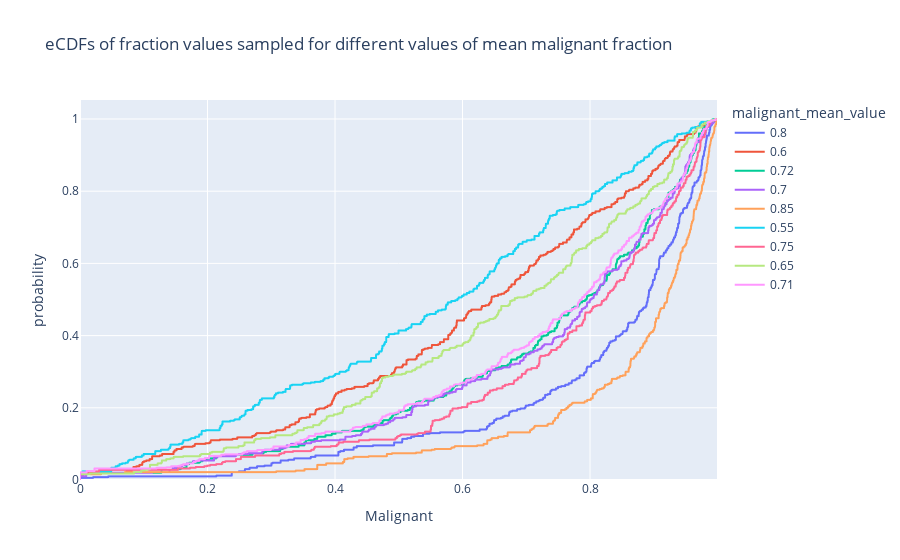

Notebook code for this chart:
### Markdown cell above
### dist plot of fractions per experiment

### Code cell
df = df_fractions.reset_index()
# df["color"] = df.apply(lambda row: "{} - {}".format(row["malignant_means"], row["group_id"]), axis=1)
fig = px.ecdf(
    df,
    x="Malignant",
    color="malignant_mean_value",
    title="eCDFs of fraction values sampled for different values of mean malignant fraction",
)
# fig.show(renderer="png", width=1000)
fig.show()

### Figure 1 — Plotly figure (JSON) as saved in the notebook; plotly's stock layout.template omitted (floating-point values rounded to 4 significant figures; data arrays with more than 128 entries replaced by an {"elided": "..."} marker saying what was removed)
{"data": [{"hovertemplate": "malignant_mean_value=0.8<br>Malignant=%{x}<br>probability=%{y}<extra></extra>", "legendgroup": "0.8", "line": {"dash": "solid", "shape": "hv"}, "marker": {"color": "#636efa", "symbol": "circle"}, "mode": "lines", "name": "0.8", "showlegend": true, "type": "scattergl", "x": {"elided": "500 float values"}, "xaxis": "x", "y": {"elided": "500 float values"}, "yaxis": "y"}, {"hovertemplate": "malignant_mean_value=0.6<br>Malignant=%{x}<br>probability=%{y}<extra></extra>", "legendgroup": "0.6", "line": {"dash": "solid", "shape": "hv"}, "marker": {"color": "#EF553B", "symbol": "circle"}, "mode": "lines", "name": "0.6", "showlegend": true, "type": "scattergl", "x": {"elided": "500 float values"}, "xaxis": "x", "y": {"elided": "500 float values"}, "yaxis": "y"}, {"hovertemplate": "malignant_mean_value=0.72<br>Malignant=%{x}<br>probability=%{y}<extra></extra>", "legendgroup": "0.72", "line": {"dash": "solid", "shape": "hv"}, "marker": {"color": "#00cc96", "symbol": "circle"}, "mode": "lines", "name": "0.72", "showlegend": true, "type": "scattergl", "x": {"elided": "500 float values"}, "xaxis": "x", "y": {"elided": "500 float values"}, "yaxis": "y"}, {"hovertemplate": "malignant_mean_value=0.7<br>Malignant=%{x}<br>probability=%{y}<extra></extra>", "legendgroup": "0.7", "line": {"dash": "solid", "shape": "hv"}, "marker": {"color": "#ab63fa", "symbol": "circle"}, "mode": "lines", "name": "0.7", "showlegend": true, "type": "scattergl", "x": {"elided": "500 float values"}, "xaxis": "x", "y": {"elided": "500 float values"}, "yaxis": "y"}, {"hovertemplate": "malignant_mean_value=0.85<br>Malignant=%{x}<br>probability=%{y}<extra></extra>", "legendgroup": "0.85", "line": {"dash": "solid", "shape": "hv"}, "marker": {"color": "#FFA15A", "symbol": "circle"}, "mode": "lines", "name": "0.85", "showlegend": true, "type": "scattergl", "x": {"elided": "500 float values"}, "xaxis": "x", "y": {"elided": "500 float values"}, "yaxis": "y"}, {"hovertemplate": "malignant_mean_value=0.55<br>Malignant=%{x}<br>probability=%{y}<extra></extra>", "legendgroup": "0.55", "line": {"dash": "solid", "shape": "hv"}, "marker": {"color": "#19d3f3", "symbol": "circle"}, "mode": "lines", "name": "0.55", "showlegend": true, "type": "scattergl", "x": {"elided": "500 float values"}, "xaxis": "x", "y": {"elided": "500 float values"}, "yaxis": "y"}, {"hovertemplate": "malignant_mean_value=0.75<br>Malignant=%{x}<br>probability=%{y}<extra></extra>", "legendgroup": "0.75", "line": {"dash": "solid", "shape": "hv"}, "marker": {"color": "#FF6692", "symbol": "circle"}, "mode": "lines", "name": "0.75", "showlegend": true, "type": "scattergl", "x": {"elided": "500 float values"}, "xaxis": "x", "y": {"elided": "500 float values"}, "yaxis": "y"}, {"hovertemplate": "malignant_mean_value=0.65<br>Malignant=%{x}<br>probability=%{y}<extra></extra>", "legendgroup": "0.65", "line": {"dash": "solid", "shape": "hv"}, "marker": {"color": "#B6E880", "symbol": "circle"}, "mode": "lines", "name": "0.65", "showlegend": true, "type": "scattergl", "x": {"elided": "500 float values"}, "xaxis": "x", "y": {"elided": "500 float values"}, "yaxis": "y"}, {"hovertemplate": "malignant_mean_value=0.71<br>Malignant=%{x}<br>probability=%{y}<extra></extra>", "legendgroup": "0.71", "line": {"dash": "solid", "shape": "hv"}, "marker": {"color": "#FF97FF", "symbol": "circle"}, "mode": "lines", "name": "0.71", "showlegend": true, "type": "scattergl", "x": {"elided": "1000 float values"}, "xaxis": "x", "y": {"elided": "1000 float values"}, "yaxis": "y"}], "layout": {"autosize": true, "legend": {"title": {"text": "malignant_mean_value"}, "tracegroupgap": 0}, "title": {"text": "eCDFs of fraction values sampled for different values of mean malignant fraction"}, "xaxis": {"anchor": "y", "autorange": true, "domain": [0, 1], "range": [0, 0.9992], "title": {"text": "Malignant"}, "type": "linear"}, "yaxis": {"anchor": "x", "autorange": true, "domain": [0, 1], "range": [0, 1.053], "rangemode": "tozero", "title": {"text": "probability"}, "type": "linear"}}}
